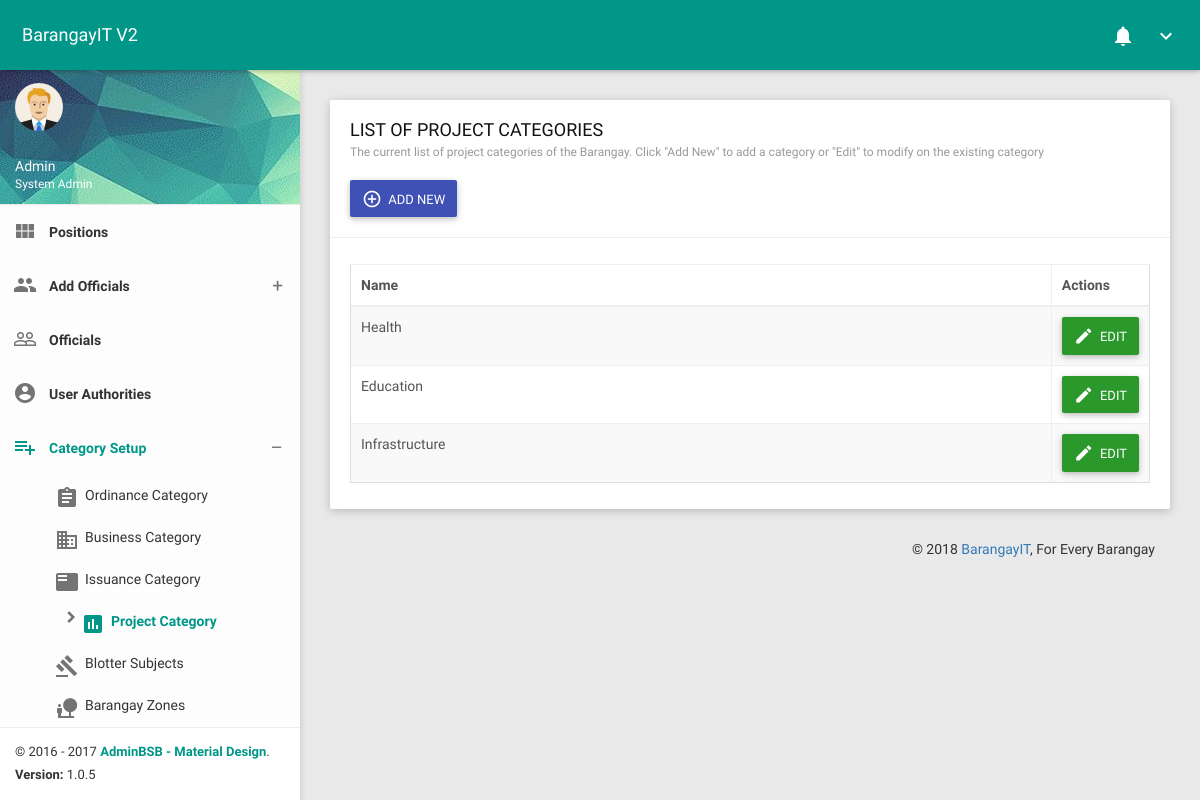
The app's page /AdCategoryProjectMonitoring.php with its own data.
### tables this page shows
CREATE TABLE IF NOT EXISTS `bitdb_r_projectcategory` (
  `ProjectCategoryID` int(11) NOT NULL AUTO_INCREMENT,
  `ProjectCategory` varchar(100) NOT NULL,
  `ProjectCategoryDate` date NOT NULL,
  PRIMARY KEY (`ProjectCategoryID`)
);

### AdCategoryProjectMonitoring.php (the view, shortened to what this page needs)
<?php
    include('head.php');
    include('AdminNavbar.php');
?>
<section class="content">
    <div class="container-fluid">
        <div class="row clearfix">
            <div class="col-lg-12 col-md-12 col-sm-12 col-xs-12">
                <div class="card">
                    <div class="header">
                        <h2>
                            LIST OF PROJECT CATEGORIES
                            <small>The current list of project categories of the Barangay. Click "Add New" to add a category or "Edit" to modify on the existing category</small>
                        </h2>
                        <br/>
                        <button type="button" class="btn bg-indigo waves-effect" data-toggle="modal" data-target="#addOrdiCatModal">
                            <i class="material-icons">add_circle_outline</i>
                            <span>ADD NEW</span>
                        </button>
                    </div>
                    <div class="body">
                        <div class="table-responsive">
                            <table class="table table-bordered table-striped table-hover js-basic-example dataTable">
                                <thead>
                                    <tr>
                                        <th>Name</th>
                                        <th style="width: 15px; ">Actions</th>
                                    </tr>
                                </thead>
                                <tbody>
                                   <?php
                                    include_once('dbconn.php');
                                    $ProjectCatSQL = "SELECT * FROM bitdb_r_projectcategory";
                                    $ProjectCatQuery = mysqli_query($bitMysqli,$ProjectCatSQL) or die(mysqli_error($bitMysqli));
                                    if (mysqli_num_rows($ProjectCatQuery) > 0)
                                    {
                                        while($row = mysqli_fetch_assoc($ProjectCatQuery))
                                                {
                                                    $ID = $row['ProjectCategoryID'];
                                                    $Title = $row['ProjectCategory'];
                                                    echo
                                                    '<tr>
                                                        <td class="hide">'.$ID.'</td>
                                                        <td>'.$Title.'</td>
                                                        <td>
                                                            <button type="button" class="btn btn-success waves-effect editProjCat" data-toggle="modal" data-target="#editProjCatModal">
                                                                <i class="material-icons">mode_edit</i>
                                                                <span>EDIT</span>
                                                            </button>
                                                        </td>
                                                    </tr>';
                                                }
                                    }
                                    ?>
                                </tbody>
                            </table>
                        </div>
                    </div>
                </div>
            </div>
        </div>
        <?php include('footer.php'); ?>

### records on screen
bitdb_r_projectcategory: ProjectCategory "Health"
bitdb_r_projectcategory: ProjectCategory "Education"
bitdb_r_projectcategory: ProjectCategory "Infrastructure"

### other values on screen
$WName "Admin"
$Pos "System Admin"
